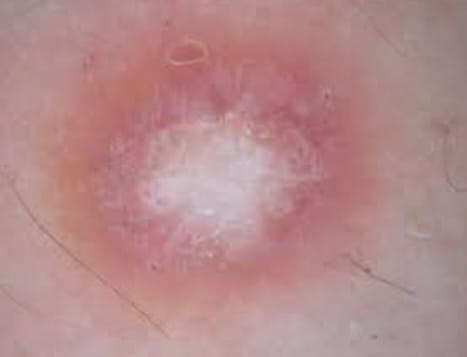
#> input picture A2/pic.jpeg, 467 x 357 px
$ python harika.py
#> lines starting #> are read from the running program, lines starting #| are printed output that depends on the picture; after the words box and inside, x2 and y2 are one past the last pixel; in counts of white or black regions, pixels touching at a corner belong together
import cv2 as cv
import numpy as np
import matplotlib.pyplot as plt
path="pic.jpeg"
img=cv.imread(path)
#> img is the input picture: shape (357, 467, 3); mean B, G, R 139.1, 138.2, 180.6
def Threshold(img):
    hist,edges=np.histogram(img.ravel(),bins=256)
#> hist = 256 values, max 8819 at index 92, min 0 at index 2, mean 1953.7; edges = 257 values from 90 to 220
    tOld=edges.mean()
#> tOld = 155
    deltaT=0.05
    while (True):
        firstHalf=img[img<tOld]
        secondHalf=img[img>=tOld]
        m1=np.mean(firstHalf)
        m2=np.mean(secondHalf)
        tNew=(m1+m2)/2
        diff=abs(tNew-tOld)
        if(diff<=deltaT):
            break
        tOld=tNew
#> this loop made 4 passes
#> (m1, m2, tNew, diff, tOld) on passes 1 to 3: (133.5, 177.9, 155.7, 0.695, 155.7), (133.8, 178.4, 156.1, 0.403, 156.1), (134.1, 178.9, 156.5, 0.403, 156.5)
#> (m1, m2, tNew, diff) on pass 4: (134.1, 178.9, 156.5, 0)
    return tNew
thresh=Threshold(img)
#> thresh = 156.5
truncThresh1 = np.where(img < thresh, img, 255).astype(np.uint8)
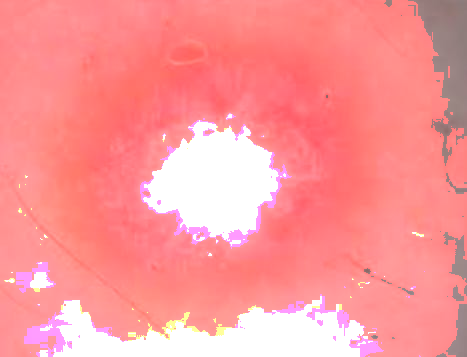
#> truncThresh1: shape (357, 467, 3); mean B, G, R 151.7, 149.4, 251.2
thresh2=Threshold(truncThresh1)
#> the loop in Threshold (call 2), `while (True):` made 2 passes
#> (m1, m2, tNew, diff, tOld) on pass 1: (134.1, 255, 194.6, 22.06, 194.6)
#> (m1, m2, tNew, diff) on pass 2: (134.1, 255, 194.6, 0)
#> thresh2 = 194.6
truncThresh2=np.where(truncThresh1 > thresh2, (truncThresh1), (0,0,255)).astype(np.uint8)
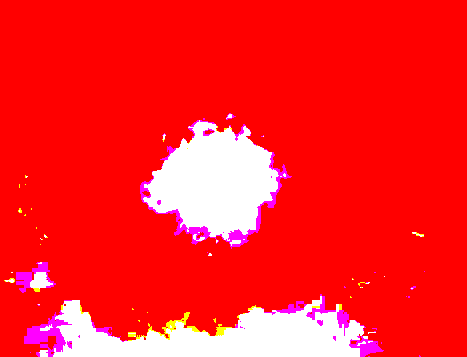
#> truncThresh2: shape (357, 467, 3); mean B, G, R 37.8, 32.8, 255
cv.imshow('thresh2',truncThresh2)
thresh2edges=cv.Canny(truncThresh2,thresh2,255)
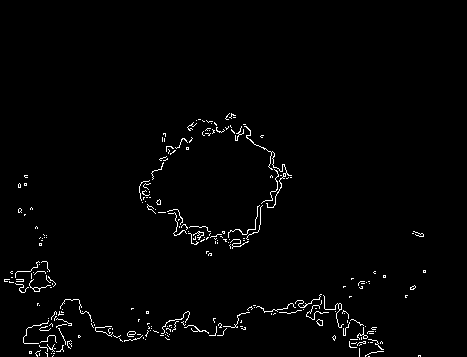
#> thresh2edges: shape (357, 467); 1.7% white in thin lines or dots, all inside (x1, y1, x2, y2) = (4, 113, 426, 357)
mask=thresh2edges>0
# cv.imshow('',mask)
image_with_edges = np.copy(truncThresh2)
image_with_edges[mask]=[0,255,0]
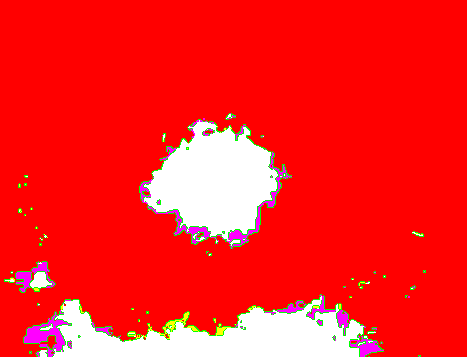
#> image_with_edges: shape (357, 467, 3); 1.66% of pixels changed, all inside (x1, y1, x2, y2) = (4, 113, 426, 357)
cv.imshow('dges thresh',image_with_edges)
# thresh3=Threshold(truncThresh2)
# truncThresh3=np.where(truncThresh2 > thresh , (truncThresh2), (0,0,255)).astype(np.uint8)

plt.subplot(3,2,1)
plt.imshow(cv.cvtColor(img,cv.COLOR_BGR2RGB))
plt.title('og image')
plt.subplot(3,2,2)
plt.hist(img.ravel(),256,[0,256])
plt.title('og hist')
plt.subplot(3,2,3)
plt.imshow(cv.cvtColor(truncThresh1,cv.COLOR_BGR2RGB))
plt.title('thresh image')
plt.subplot(3,2,4)
plt.hist(truncThresh1.ravel(),256,[0,256])
plt.title('thresh hist')
plt.subplot(3,2,5)
plt.imshow(cv.cvtColor(truncThresh2,cv.COLOR_BGR2RGB))
plt.title('thresholding thresholded img')
plt.subplot(3,2,6)
plt.hist(truncThresh2.ravel(),256,[0,256])
plt.title('truncThresh2s hist')

# [6 lines of commented-out code are left out]
plt.show()
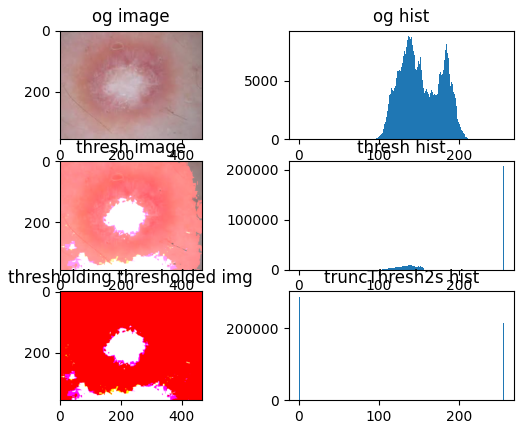
#> figure drawn by matplotlib, 6 panels; panel 2: tallest bar 8819 high, from x = 137 to 138; panel 4: tallest bar 206883 high, from x = 255 to 256; panel 6: tallest bar 287242 high, from x = 0 to 1
# plt.tight_layout()
cv.waitKey(0)
